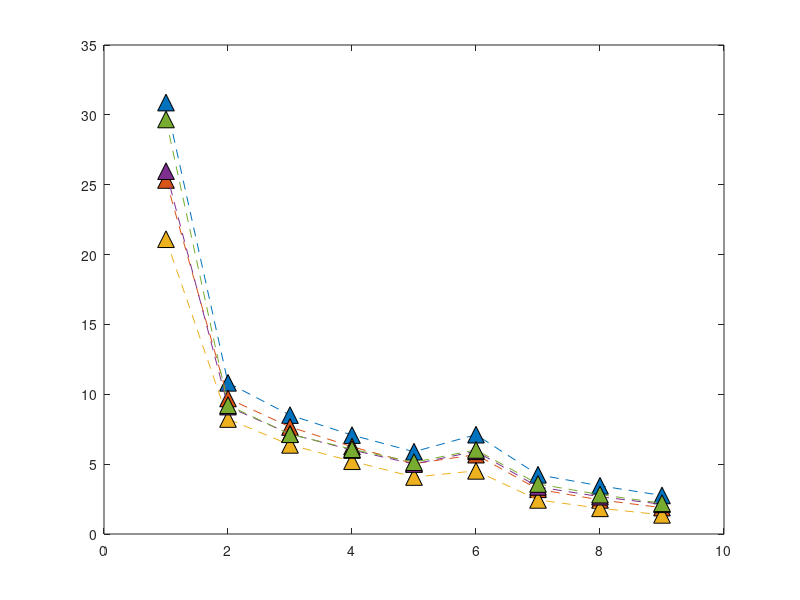

Write MATLAB code to recreate this figure. (Note: this script raises an error after producing the figure.)
clear;
close all;
%AS3959 firebrand mass flux vertical distribution Forest FDI100.

Firebrand_flux_BAL12p5 = [30.88	10.82	8.51	7.08	5.89	7.11	4.24	3.45	2.76];
Firebrand_flux_BAL19 = [25.34	9.70	7.66	6.25	5.03	5.68	3.20	2.44	1.89];
Firebrand_flux_BAL29 = [21.10	8.23	6.38	5.21	4.08	4.52	2.44	1.84	1.37];
Firebrand_flux_BAL40 = [25.97	9.12	7.16	6.01	5.01	5.92	3.37	2.67	2.13];
Firebrand_flux_BALFZ = [29.67	9.22	7.14	6.07	5.14	6.02	3.58	2.82	2.20];

plot([Firebrand_flux_BAL12p5],'^--','MarkerSize',12,'MarkerEdgeColor','black','MarkerFaceColor',[0, 0.4470, 0.7410]);
hold on
plot([Firebrand_flux_BAL19],'^--','MarkerSize',12,'MarkerEdgeColor','black','MarkerFaceColor',[0.8500, 0.3250, 0.0980]);
plot([Firebrand_flux_BAL29],'^--','MarkerSize',12,'MarkerEdgeColor','black','MarkerFaceColor',[0.9290, 0.6940, 0.1250]);
plot([Firebrand_flux_BAL40],'^--','MarkerSize',12,'MarkerEdgeColor','black','MarkerFaceColor',[0.4940, 0.1840, 0.5560]);
plot([Firebrand_flux_BALFZ],'^--','MarkerSize',12,'MarkerEdgeColor','black','MarkerFaceColor',[0.4660, 0.6740, 0.1880]);
ax = gca;
ax.XTickLabels = {'x=130 m','x=140 m','x=150 m','x=160 m','x=170 m','x=180 m','x=190 m','x=200 m','x=210 m'};

grid on;


box on
xtickangle(45)
xlabel('Vertical plane location','FontWeight','bold','FontSize',20,...
    'FontName','Calibri');
ylabel('Firebrand mass flux (kg.s^{-1})','FontWeight','bold','FontSize',20,...
    'FontName','Calibri');

set(gca,'fontsize',18);

legend('BAL 12.5','BAL 19','BAL 29','BAL 40','BAL FZ')
